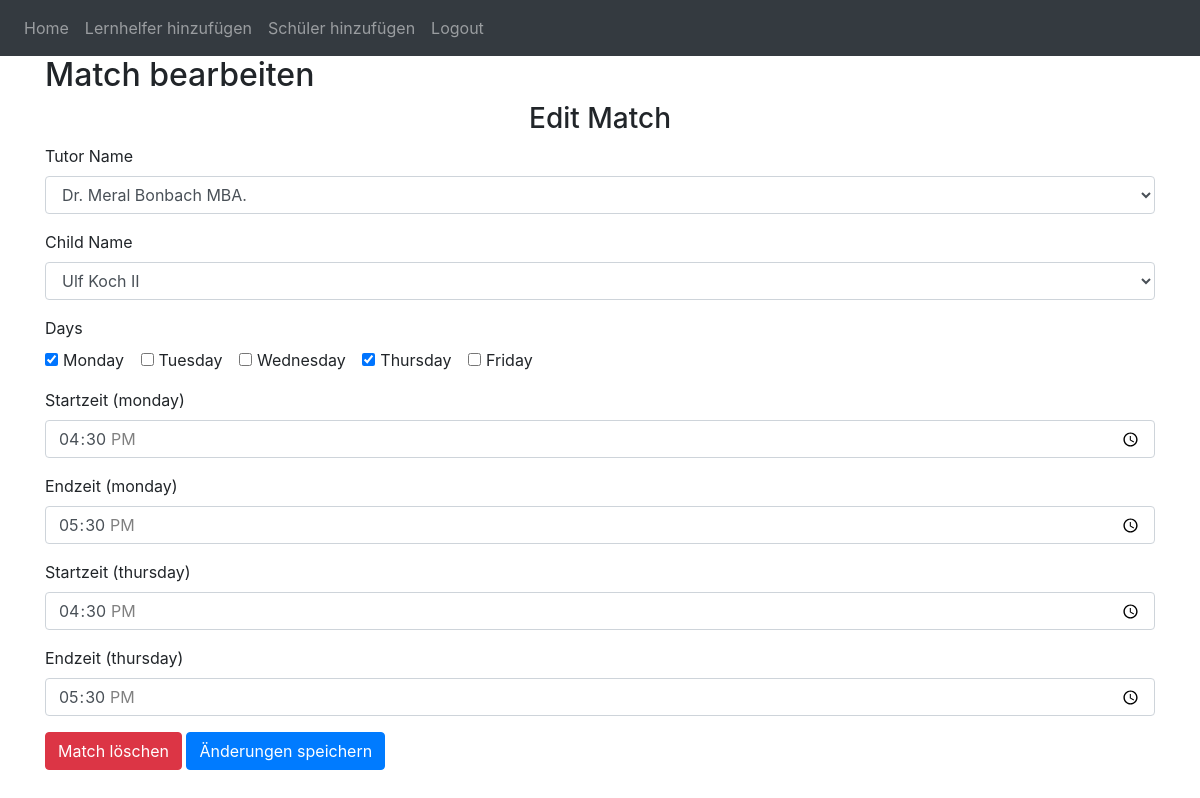
The page /edit-match/4 (signed in) on the database its author committed.
### website/models.py (models this page shows, shortened)
class Match(db.Model):
    id = db.Column(db.Integer, primary_key=True)
    tutor_name = db.Column(db.String(150))
    tutor_id = db.Column(db.Integer, db.ForeignKey('tutor.id'))
    child_name = db.Column(db.String(150))
    child_id = db.Column(db.Integer, db.ForeignKey('child.id'))
    days = db.relationship('MatchDay', backref='match')

class Tutor(db.Model):
    id = db.Column(db.Integer, primary_key=True)
    name = db.Column(db.String(150))
    birthdate = db.Column(db.Date)
    start_date = db.Column(db.Date)
    max_grade = db.Column(db.Integer)
    hours = db.Column(db.String(10))
    subjects = db.Column(db.String(150))
    availability = db.relationship('Availability', backref='tutor')
    comment = db.Column(db.String(1000))
    street = db.Column(db.String(150))
    plz = db.Column(db.String(10))
    email = db.Column(db.String(150), unique=True)
    phone = db.Column(db.String(20))
    school_university = db.Column(db.String(150))
    area = db.Column(db.String(150))
    semester = db.Column(db.String(10))
    native_language = db.Column(db.String(150))
    qualification = db.Column(db.String(150))
    previous_training = db.Column(db.String(150))
    previous_training_nr = db.Column(db.String(150))
    wage = db.Column(db.String(150))
    gender = db.Column(db.String(1))
    matches = db.relationship('Match', backref='tutor')

class Child(db.Model):
    id = db.Column(db.Integer, primary_key=True)
    name = db.Column(db.String(150))
    parent_phone = db.Column(db.String(20))
    subjects = db.Column(db.String(150))
    grade = db.Column(db.String(10))
    hours = db.Column(db.String(10))
    school = db.Column(db.String(150))
    days = db.relationship('ChildAvailability', backref='child')
    start_date = db.Column(db.Date)
    comment = db.Column(db.String(1000))
    street = db.Column(db.String(150))
    plz = db.Column(db.String(10))
    email = db.Column(db.String(150), unique=True)
    phone = db.Column(db.String(20))
    native_language = db.Column(db.String(150))
    geb_datum = db.Column(db.Date)
    geschlecht = db.Column(db.String(1))
    geb_ort = db.Column(db.String(150))
    einreise_deutschland = db.Column(db.String(150))
    herkunftsland_mutter = db.Column(db.String(150))
    herkunftsland_vater = db.Column(db.String(150))
    beruf_mutter = db.Column(db.String(150))
    beruf_vater = db.Column(db.String(150))
    bemerkungen = db.Column(db.String(1000))
    lehrer_name = db.Column(db.String(150))
    lehrer_telefon = db.Column(db.String(20))
    lehrer_email = db.Column(db.String(150))
    zahlung_jc = db.Column(db.Boolean)
    zahlung_wohngeld = db.Column(db.Boolean)
    zahlung_kinderzuschlag = db.Column(db.Boolean)
    zahlung_asylbewerber = db.Column(db.Boolean)
    zahlung_privat = db.Column(db.Boolean)
    bg_nummer = db.Column(db.String(150))
    buT_nummer = db.Column(db.String(150))
    zeitraum = db.Column(db.String(150))
    foerderart = db.Column(db.String(150))
    bewilligte_stunden = db.Column(db.String(150))
    lernort = db.Column(db.String(2))
    unavailable_time_slots = db.relationship('ChildUnavailableTimeSlot', backref='child')

class MatchDay(db.Model):
    id = db.Column(db.Integer, primary_key=True)
    match_id = db.Column(db.Integer, db.ForeignKey('match.id'))
    day = db.Column(db.String(50))
    start_time = db.Column(db.Time)
    end_time = db.Column(db.Time)

### website/views.py (the view, shortened to what this page needs)
@views.route('/edit-match/<int:match_id>', methods=['GET', 'POST'])
@login_required
def edit_match(match_id):
    match = Match.query.get_or_404(match_id)
    tutor = Tutor.query.get(match.tutor_id)
    child = Child.query.get(match.child_id)
    match_days = {}
    for day in ['monday', 'tuesday', 'wednesday', 'thursday', 'friday']:
        start_time = request.form.get(f'{day}_start_time')
        end_time = request.form.get(f'{day}_end_time')
        if start_time and end_time:
            match_days[day] = {'start_time': start_time, 'end_time': end_time}
    tutors = Tutor.query.all()
    children = Child.query.all()
    return render_template('edit_match.html', children=children, tutors =tutors, match=match, user=current_user, match_has_day=match_has_day, match_days=match_days, get_match_time=get_match_time)

### website/__init__.py (called while the page is built)
def create_app():
    app = Flask(__name__)
    app.config['SECRET_KEY'] = 'devremoveaftdderdeployAndFix'
    app.config['SQLALCHEMY_DATABASE_URI'] = f'sqlite:///{DB_NAME}'
    app.json_encoder = CustomJSONEncoder
    db.init_app(app)
    from .views import views
    from .auth import auth
    app.register_blueprint(views, url_prefix='/')
    app.register_blueprint(auth, url_prefix='/')
    from .models import User, Note
    create_database(app)
    login_manager = LoginManager()
    login_manager.login_view = 'auth.login'
    login_manager.init_app(app)
    @login_manager.user_loader
    def load_user(id):
        return User.query.get(int(id))
    return app

### website/views.py (called while the page is built)
@views.app_context_processor
def inject_tutor_has_availability():
    return dict(tutor_has_availability=tutor_has_availability)

def match_has_day(match, day):
    return any(match_day.day == day for match_day in match.days)

def get_match_time(match, day, time_type):
    for match_day in match.days:
        if match_day.day == day:
            if time_type == 'start_time':
                return match_day.start_time
            elif time_type == 'end_time':
                return match_day.end_time
    return None

### website/templates/edit_match.html (shortened to what this page needs)
{% extends "base.html" %}
{% block content %}
<h2>Match bearbeiten</h2>
<form method="POST">
  <h3 align="center">Edit Match</h3>
  <div class="form-group">
    <label for="tutor_name">Tutor Name</label>
    <select class="form-control" id="tutor_name" name="tutor_name">
      {% for tutor in tutors %}
        <option value="{{ tutor.name }}" {% if tutor.name == match.tutor_name %} selected {% endif %}>{{ tutor.name }}</option>
      {% endfor %}
    </select>
  </div>
  <div class="form-group">
    <label for="child_name">Child Name</label>
    <select class="form-control" id="child_name" name="child_name">
      {% for child in children %}
        <option value="{{ child.name }}" {% if child.name == match.child_name %} selected {% endif %}>{{ child.name }}</option>
      {% endfor %}
    </select>
  </div>
  <div class="form-group">
    <label>Days</label><br>
    {% for day in ['monday', 'tuesday', 'wednesday', 'thursday', 'friday'] %}
    <div class="form-check form-check-inline">
      <input type="checkbox" class="form-check-input" id="{{day}}" name="days[]" value="{{day}}" {% if match_has_day(match, day) %} checked {% endif %}>
      <label class="form-check-label" for="{{day}}">{{day.capitalize()}}</label>
    </div>
    {% endfor %}
  </div>
  <div id="availability-fields">
    {% for day in ['monday', 'tuesday', 'wednesday', 'thursday', 'friday'] %}
      {% if match_has_day(match, day) %}
        {% set start_time = get_match_time(match, day, 'start_time') %}
        {% set end_time = get_match_time(match, day, 'end_time') %}
        <div class="form-group" id="{{ day }}_availability_fields">
          <label for="{{ day }}_start_time">Startzeit ({{ day }})</label>
          <input type="time" class="form-control" id="{{ day }}_start_time" name="{{ day }}_start_time" min="14:00" max="19:00" value="{{ start_time|default('') }}">
        </div>
        <div class="form-group" id="{{ day }}_availability_fields_end">
          <label for="{{ day }}_end_time">Endzeit ({{ day }})</label>
          <input type="time" class="form-control" id="{{ day }}_end_time" name="{{ day }}_end_time" min="14:00" max="19:00" value="{{ end_time|default('') }}">
        </div>
      {% endif %}
    {% endfor %}
    <button type="submit" class="btn btn-danger" formaction="{{ url_for('views.delete_match', match_id=match.id) }}" onclick="return confirm('Are you sure you want to delete this match?');">Match löschen</button>
    <button type="submit" class="btn btn-primary" formaction="{{ url_for('views.edit_match', match_id=match.id) }}">Änderungen speichern</button>
  </div>
{% endblock %}

### rows shown on the page
Match: tutor_name "Dr. Meral Bonbach MBA.", child_name "Ulf Koch II"
MatchDay: day "☑" "☑", day "monday", start_time "16:30:00", end_time "17:30:00"
MatchDay: day "thursday", start_time "16:30:00", end_time "17:30:00"

### other values the page prints
{{ day.capitalize() }} "Monday" "Tuesday" "Wednesday" "Thursday" "Friday"
